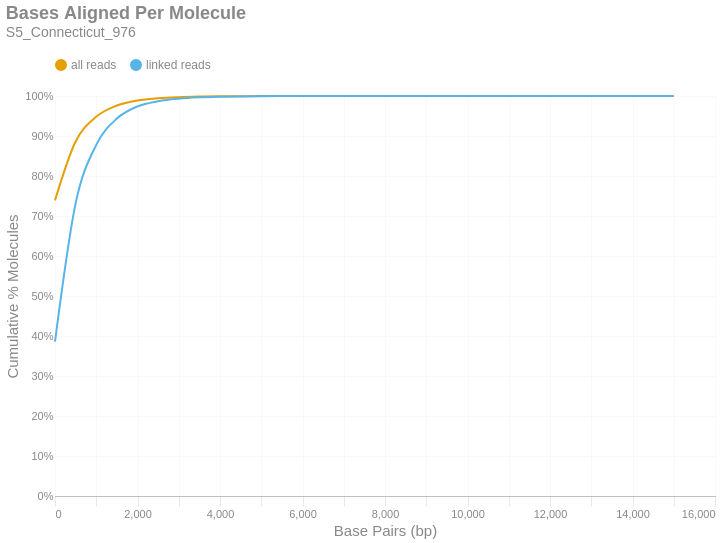

This figure's notebook cell:
### Markdown cell above
### Bases Aligned Per Molecule
This is a cumulative frequency distribution showing the number of base pairs aligned per unique molecule. These data are shown in 500 bp bins. There are two distributions: one with `all reads` (yellow) and another with only `linked reads` (blue). The percent of molecules in the `linked reads` distribution is relative to the total number of linked molecules.

### Code cell
if SKIPLR:
    print_html(f"Skipped")
else:
    binned_df = consolidated_hist(valids['aligned_bp'], mask, 500, True)
    with SafeRender(binned_df):
        (
            density_plot(binned_df, 'Bases Aligned Per Molecule', samplename, 'basesper')
            .encode(
                x=alt.X('bin:Q', title="Base Pairs (bp)").axis(tickMinStep=500).scale(padding=0),
                y=alt.Y('value:Q', title='Cumulative % Molecules')
                    .axis(format='%')
                    .scale(domain = [0,1])
                    .stack(False),
                color=alt.Color("key:N").scale(domain = ["all reads", "linked reads"]),
                tooltip = [
                    alt.Tooltip("key:N", title = "Data Type"),
                    alt.Tooltip("range_label:N", title="Bases Aligned Per Molecule"),
                    alt.Tooltip("value:Q", format = ".2%", title="% Molecules (Cum.)")
                ]
            )
        ).display()

### Figure 1 — Vega-Lite specification as saved in the notebook (floating-point values rounded to 4 significant figures)
{"width": "container", "height": 400, "config": {"title": {"anchor": "start", "dy": -15, "fontSize": 18, "color": "#888888", "subtitleColor": "#888888", "subtitleFontSize": 14}, "arc": {"fill": "#0072B2"}, "axis": {"domainColor": "#888888", "domainWidth": 0.5, "gridWidth": 0.2, "grid": false, "titleFontWeight": 400, "titleFontSize": 15, "labelFontSize": 11, "labelColor": "#888888", "tickColor": "#888888", "tickWidth": 0.2, "titleColor": "#888888"}, "axisBand": {"grid": false}, "axisX": {"grid": true, "tickSize": 10, "domainCap": "round"}, "axisY": {"domain": false, "grid": true, "tickSize": 0, "domainCap": "round"}, "background": "transparent", "header": {"labelFontSize": 15, "labelColor": "#888888", "titleFontSize": 15, "titleFontWeight": 600, "titleColor": "#888888"}, "legend": {"labelFont": "sans-serif", "labelFontSize": 12, "labelColor": "#888888", "symbolSize": 100, "symbolType": "circle", "titleFontSize": 12, "titlePadding": 10, "titleColor": "#888888", "title": null, "orient": "top"}, "range": {"category": ["#E69F00", "#56B4E9", "#009E73", "#F0E442", "#0072B2", "#D55E00", "#CC79A7", "#000000"], "diverging": ["#cfe8f3", "#a2d4ec", "#73bfe2", "#46abdb", "#1696d2", "#12719e"]}, "area": {"fill": "#0072B2", "fillOpacity": 0.7, "line": true, "strokeOpacity": 0.7}, "line": {"color": "#0072B2", "stroke": "#0072B2", "strokeWidth": 2}, "trail": {"color": "#0072B2", "stroke": "#0072B2", "strokeWidth": 0, "size": 1}, "point": {"filled": true, "fillOpacity": 1.0, "size": 95}, "text": {"color": "#888888", "fontSize": 11, "align": "right", "fontWeight": 400, "size": 11}, "bar": {"fill": "#0072B2", "stroke": null}, "view": {"stroke": null, "continuousWidth": 660, "continuousHeight": 400}}, "data": {"name": "data-64075cfaa7ac167c9acde75899e8959e"}, "mark": {"type": "line", "interpolate": "monotone", "point": {"opacity": 0, "size": 275}}, "encoding": {"color": {"field": "key", "scale": {"domain": ["all reads", "linked reads"]}, "type": "nominal"}, "tooltip": [{"field": "key", "title": "Data Type", "type": "nominal"}, {"field": "range_label", "title": "Bases Aligned Per Molecule", "type": "nominal"}, {"field": "value", "format": ".2%", "title": "% Molecules (Cum.)", "type": "quantitative"}], "x": {"axis": {"tickMinStep": 500}, "field": "bin", "scale": {"padding": 0}, "title": "Base Pairs (bp)", "type": "quantitative"}, "y": {"axis": {"format": "%"}, "field": "value", "scale": {"domain": [0, 1]}, "stack": false, "title": "Cumulative % Molecules", "type": "quantitative"}}, "params": [{"name": "param_c36ac31b6afebe62", "select": {"type": "point", "fields": ["key"]}, "bind": "legend"}], "title": {"text": "Bases Aligned Per Molecule", "subtitle": "S5_Connecticut_976"}, "transform": [{"fold": ["all reads (cumsum)", "linked reads (cumsum)"]}, {"calculate": "replace(datum.key, ' (cumsum)', '')", "as": "key"}, {"filter": {"param": "param_c36ac31b6afebe62"}}], "usermeta": {"embedOptions": {"downloadFileName": "S5_Connecticut_976.basesper"}}, "$schema": "https://vega.github.io/schema/vega-lite/v6.1.0.json", "datasets": {"data-64075cfaa7ac167c9acde75899e8959e": [{"bin": "0.0", "interval": "0.0-500.0", "all reads": 0.7391, "linked reads": 0.3858, "all reads (cumsum)": 0.7391, "linked reads (cumsum)": 0.3858, "range_label": "0-499"}, {"bin": "500.0", "interval": "500.0-1000.0", "all reads": 0.1472, "linked reads": 0.3458, "all reads (cumsum)": 0.8862, "linked reads (cumsum)": 0.7316, "range_label": "500-999"}, {"bin": "1000.0", "interval": "1000.0-1500.0", "all reads": 0.06196, "linked reads": 0.1462, "all reads (cumsum)": 0.9482, "linked reads (cumsum)": 0.8778, "range_label": "1000-1499"}, {"bin": "1500.0", "interval": "1500.0-2000.0", "all reads": 0.02792, "linked reads": 0.06587, "all reads (cumsum)": 0.9761, "linked reads (cumsum)": 0.9437, "range_label": "1500-1999"}, {"bin": "2000.0", "interval": "2000.0-2500.0", "all reads": 0.01288, "linked reads": 0.03039, "all reads (cumsum)": 0.989, "linked reads (cumsum)": 0.9741, "range_label": "2000-2499"}, {"bin": "2500.0", "interval": "2500.0-3000.0", "all reads": 0.005513, "linked reads": 0.01301, "all reads (cumsum)": 0.9945, "linked reads (cumsum)": 0.9871, "range_label": "2500-2999"}, {"bin": "3000.0", "interval": "3000.0-3500.0", "all reads": 0.00267, "linked reads": 0.0063, "all reads (cumsum)": 0.9972, "linked reads (cumsum)": 0.9934, "range_label": "3000-3499"}, {"bin": "3500.0", "interval": "3500.0-4000.0", "all reads": 0.001363, "linked reads": 0.003216, "all reads (cumsum)": 0.9985, "linked reads (cumsum)": 0.9966, "range_label": "3500-3999"}, {"bin": "4000.0", "interval": "4000.0-4500.0", "all reads": 0.000703, "linked reads": 0.001659, "all reads (cumsum)": 0.9993, "linked reads (cumsum)": 0.9982, "range_label": "4000-4499"}, {"bin": "4500.0", "interval": "4500.0-5000.0", "all reads": 0.0003453, "linked reads": 0.0008146, "all reads (cumsum)": 0.9996, "linked reads (cumsum)": 0.999, "range_label": "4500-4999"}, {"bin": "5000.0", "interval": "5000.0-5500.0", "all reads": 0.0001812, "linked reads": 0.0004276, "all reads (cumsum)": 0.9998, "linked reads (cumsum)": 0.9995, "range_label": "5000-5499"}, {"bin": "5500.0", "interval": "5500.0-6000.0", "all reads": 0.0001018, "linked reads": 0.0002401, "all reads (cumsum)": 0.9999, "linked reads (cumsum)": 0.9997, "range_label": "5500-5999"}, {"bin": "6000.0", "interval": "6000.0-6500.0", "all reads": 5.611e-05, "linked reads": 0.0001324, "all reads (cumsum)": 0.9999, "linked reads (cumsum)": 0.9998, "range_label": "6000-6499"}, {"bin": "6500.0", "interval": "6500.0-7000.0", "all reads": 2.521e-05, "linked reads": 5.948e-05, "all reads (cumsum)": 1.0, "linked reads (cumsum)": 0.9999, "range_label": "6500-6999"}, {"bin": "7000.0", "interval": "7000.0-7500.0", "all reads": 1.722e-05, "linked reads": 4.062e-05, "all reads (cumsum)": 1.0, "linked reads (cumsum)": 0.9999, "range_label": "7000-7499"}, {"bin": "7500.0", "interval": "7500.0-8000.0", "all reads": 8.916e-06, "linked reads": 2.104e-05, "all reads (cumsum)": 1.0, "linked reads (cumsum)": 1.0, "range_label": "7500-7999"}, {"bin": "8000.0", "interval": "8000.0-8500.0", "all reads": 6.457e-06, "linked reads": 1.523e-05, "all reads (cumsum)": 1.0, "linked reads (cumsum)": 1.0, "range_label": "8000-8499"}, {"bin": "8500.0", "interval": "8500.0-9000.0", "all reads": 2.921e-06, "linked reads": 6.891e-06, "all reads (cumsum)": 1.0, "linked reads (cumsum)": 1.0, "range_label": "8500-8999"}, {"bin": "9000.0", "interval": "9000.0-9500.0", "all reads": 1.384e-06, "linked reads": 3.264e-06, "all reads (cumsum)": 1.0, "linked reads (cumsum)": 1.0, "range_label": "9000-9499"}, {"bin": "9500.0", "interval": "9500.0-10000.0", "all reads": 7.686e-07, "linked reads": 1.813e-06, "all reads (cumsum)": 1.0, "linked reads (cumsum)": 1.0, "range_label": "9500-9999"}, {"bin": "10000.0", "interval": "10000.0-10500.0", "all reads": 4.612e-07, "linked reads": 1.088e-06, "all reads (cumsum)": 1.0, "linked reads (cumsum)": 1.0, "range_label": "10000-10499"}, {"bin": "10500.0", "interval": "10500.0-11000.0", "all reads": 3.075e-07, "linked reads": 7.254e-07, "all reads (cumsum)": 1.0, "linked reads (cumsum)": 1.0, "range_label": "10500-10999"}, {"bin": "11000.0", "interval": "11000.0-11500.0", "all reads": 3.075e-07, "linked reads": 7.254e-07, "all reads (cumsum)": 1.0, "linked reads (cumsum)": 1.0, "range_label": "11000-11499"}, {"bin": "11500.0", "interval": "11500.0-12000.0", "all reads": 0.0, "linked reads": 0.0, "all reads (cumsum)": 1.0, "linked reads (cumsum)": 1.0, "range_label": "11500-11999"}, {"bin": "12000.0", "interval": "12000.0-12500.0", "all reads": 0.0, "linked reads": 0.0, "all reads (cumsum)": 1.0, "linked reads (cumsum)": 1.0, "range_label": "12000-12499"}, {"bin": "12500.0", "interval": "12500.0-13000.0", "all reads": 0.0, "linked reads": 0.0, "all reads (cumsum)": 1.0, "linked reads (cumsum)": 1.0, "range_label": "12500-12999"}, {"bin": "13000.0", "interval": "13000.0-13500.0", "all reads": 0.0, "linked reads": 0.0, "all reads (cumsum)": 1.0, "linked reads (cumsum)": 1.0, "range_label": "13000-13499"}, {"bin": "13500.0", "interval": "13500.0-14000.0", "all reads": 1.537e-07, "linked reads": 3.627e-07, "all reads (cumsum)": 1.0, "linked reads (cumsum)": 1.0, "range_label": "13500-13999"}, {"bin": "14000.0", "interval": "14000.0-14500.0", "all reads": 0.0, "linked reads": 0.0, "all reads (cumsum)": 1.0, "linked reads (cumsum)": 1.0, "range_label": "14000-14499"}, {"bin": "14500.0", "interval": "14500.0-15000.0", "all reads": 0.0, "linked reads": 0.0, "all reads (cumsum)": 1.0, "linked reads (cumsum)": 1.0, "range_label": "14500-14999"}, {"bin": "15000.0", "interval": "15000.0-15500.0", "all reads": 1.537e-07, "linked reads": 3.627e-07, "all reads (cumsum)": 1.0, "linked reads (cumsum)": 1.0, "range_label": "15000-15499"}]}}
